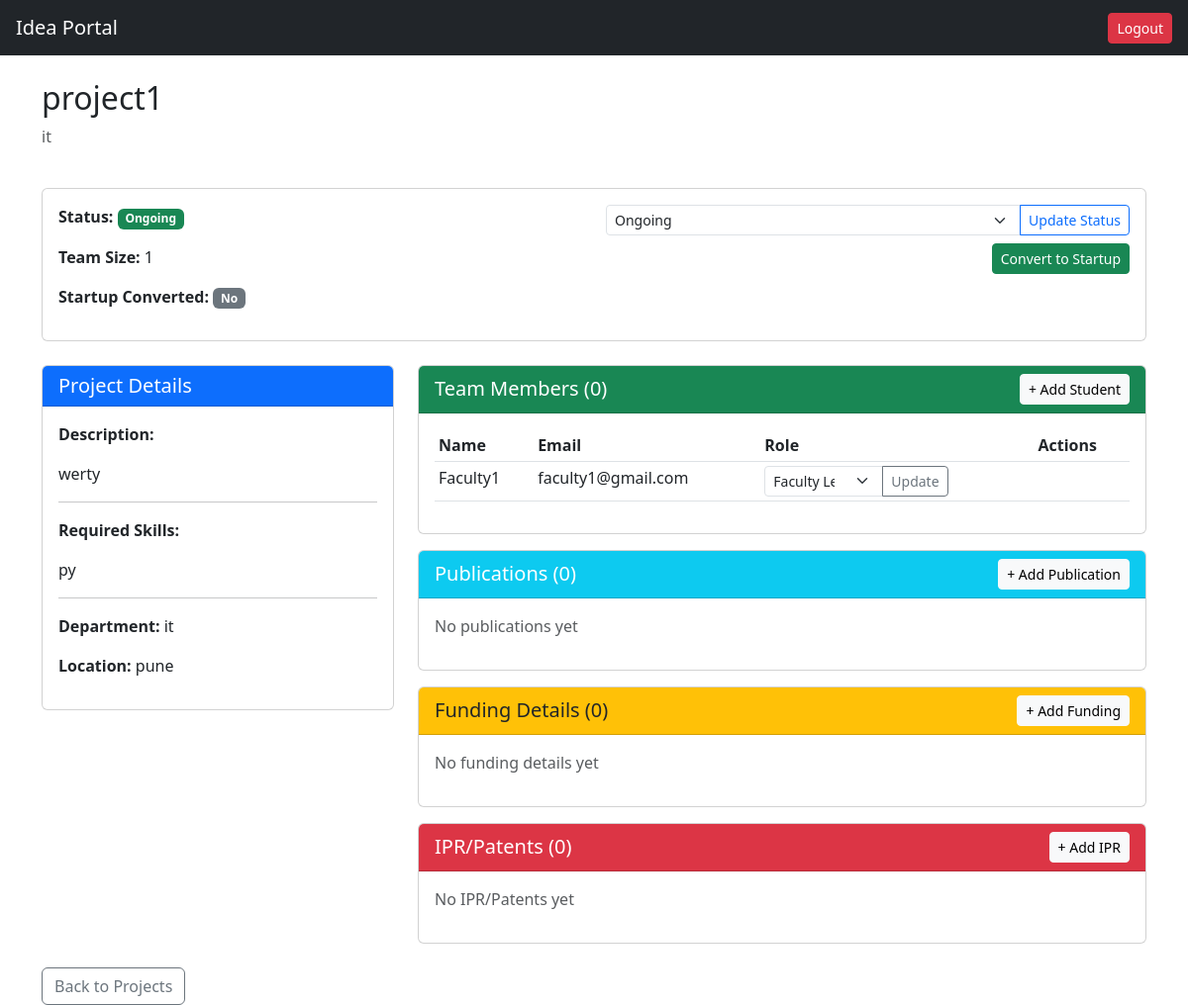
Page /faculty/project/1 (signed in) on the committed database.
### database/models.py (models this page shows, shortened)
class ResearchProject(db.Model):
    __tablename__ = 'research_project'
    project_id = db.Column(db.Integer, primary_key=True)
    faculty_id = db.Column(db.Integer, db.ForeignKey('person.person_id'))
    project_title = db.Column(db.String(200), nullable=False)
    project_description = db.Column(db.Text)
    domain = db.Column(db.String(100))
    department = db.Column(db.String(100))
    required_skills = db.Column(db.Text)  # Comma-separated skills
    team_size = db.Column(db.Integer)
    start_date = db.Column(db.Date)
    end_date = db.Column(db.Date)
    project_status = db.Column(db.String(50), default='Proposed')  # Proposed / Ongoing / Completed / On Hold
    iic_registration_status = db.Column(db.String(50))
    project_level = db.Column(db.String(50))
    program_location = db.Column(db.String(100))
    is_approved = db.Column(db.Boolean, default=False)
    is_startup_converted = db.Column(db.Boolean, default=False)  # Track if converted to startup

class ProjectPerson(db.Model):
    __tablename__ = 'project_person'
    project_id = db.Column(db.Integer, db.ForeignKey('research_project.project_id'), primary_key=True)
    person_id = db.Column(db.Integer, db.ForeignKey('person.person_id'), primary_key=True)
    role = db.Column(db.String(50))  # Student / Faculty / Mentor

class Person(db.Model):
    __tablename__ = 'person'
    person_id = db.Column(db.Integer, primary_key=True)
    name = db.Column(db.String(100), nullable=False)
    email = db.Column(db.String(100), unique=True, nullable=False)
    password = db.Column(db.String(200), nullable=False)
    type = db.Column(db.String(20), nullable=False)  # Student / Faculty / Admin
    department = db.Column(db.String(100))
    is_approved = db.Column(db.Boolean, default=False)

### faculty/routes.py (the view)
@faculty_bp.route('/project/<int:project_id>')
@login_required
@role_required('Faculty')
def view_project(project_id):
    project = ResearchProject.query.get(project_id)
    if not project or project.faculty_id != session['user_id']:
        return "Unauthorized or Project not found", 404
    team_members = db.session.query(
        ProjectPerson, Person
    ).filter(
        ProjectPerson.project_id == project_id,
        ProjectPerson.person_id == Person.person_id
    ).all()
    students = Person.query.join(
        ProjectPerson, Person.person_id == ProjectPerson.person_id
    ).filter(
        ProjectPerson.project_id == project_id,
        Person.type == 'Student'
    ).all()
    publications = Publication.query.filter_by(project_id=project_id).all()
    fundings = db.session.query(
        ProjectFunding, Funder
    ).filter(
        ProjectFunding.project_id == project_id,
        ProjectFunding.fund_id == Funder.fund_id
    ).all()
    iprs = IPR.query.join(
        Publication, IPR.publication_id == Publication.publication_id
    ).filter(
        Publication.project_id == project_id
    ).all()
    return render_template('faculty/project_details.html',
                         project=project,
                         team_members=team_members,
                         students=students,
                         publications=publications,
                         fundings=fundings,
                         iprs=iprs)

### templates/faculty/project_details.html (shortened to what this page needs)
{% extends "base.html" %}
{% block content %}
<div class="row mb-4">
    <div class="col-md-12">
        <h2>{{ project.project_title }}</h2>
        <p class="text-muted">{{ project.domain }}</p>
    </div>
</div>
<div class="row mb-4">
    <div class="col-md-12">
        <div class="card">
            <div class="card-body">
                <div class="row">
                    <div class="col-md-6">
                        <p><strong>Status:</strong>
                            {% if project.project_status == 'Ongoing' %}
                                <span class="badge bg-success">{{ project.project_status }}</span>
                            {% elif project.project_status == 'Completed' %}
                                <span class="badge bg-info">{{ project.project_status }}</span>
                            {% else %}
                                <span class="badge bg-warning">{{ project.project_status }}</span>
                            {% endif %}
                        </p>
                        <p><strong>Team Size:</strong> {{ project.team_size }}</p>
                        <p><strong>Startup Converted:</strong>
                            {% if project.is_startup_converted %}
                                <span class="badge bg-success">Yes</span>
                            {% else %}
                                <span class="badge bg-secondary">No</span>
                            {% endif %}
                        </p>
                    </div>
                    <div class="col-md-6 text-end">
                        <form method="POST" action="/faculty/project/{{ project.project_id }}/update-status" class="mb-2">
                            <div class="input-group">
                                <select class="form-select form-select-sm" name="project_status">
                                    <option value="Ongoing" {% if project.project_status == 'Ongoing' %}selected{% endif %}>Ongoing</option>
                                </select>
                                <button class="btn btn-outline-primary btn-sm" type="submit">Update Status</button>
                            </div>
                        </form>
                        {% if not project.is_startup_converted %}
                        <a href="/faculty/project/{{ project.project_id }}/convert-startup" class="btn btn-success btn-sm">Convert to Startup</a>
                        {% endif %}
                    </div>
                </div>
            </div>
        </div>
    </div>
</div>
<div class="row mb-4">
    <div class="col-md-4">
        <div class="card">
            <div class="card-header bg-primary text-white">
                <h5 class="mb-0">Project Details</h5>
            </div>
            <div class="card-body">
                <p><strong>Description:</strong></p>
                <p>{{ project.project_description }}</p>
                <hr>
                <p><strong>Required Skills:</strong></p>
                <p>{{ project.required_skills or 'N/A' }}</p>
                <hr>
                <p><strong>Department:</strong> {{ project.department or 'N/A' }}</p>
                <p><strong>Location:</strong> {{ project.program_location or 'N/A' }}</p>
            </div>
        </div>
    </div>
    <div class="col-md-8">
        <div class="card mb-3">
            <div class="card-header bg-success text-white d-flex justify-content-between align-items-center">
                <h5 class="mb-0">Team Members ({{ students|length }})</h5>
                <button class="btn btn-light btn-sm" data-bs-toggle="modal" data-bs-target="#addStudentModal">+ Add Student</button>
            </div>
            <div class="card-body">
                {% if team_members %}
                <div class="table-responsive">
                    <table class="table table-sm">
                        <thead>
                            <tr>
                                <th>Name</th>
                                <th>Email</th>
                                <th>Role</th>
                                <th>Actions</th>
                            </tr>
                        </thead>
                        <tbody>
                            {% for member, person in team_members %}
                            <tr>
                                <td>{{ person.name }}</td>
                                <td>{{ person.email }}</td>
                                <td>
                                    <form method="POST" action="/faculty/project/{{ project.project_id }}/assign-role/{{ person.person_id }}" class="d-inline">
                                        <div class="input-group input-group-sm">
                                            <select class="form-select" name="role" style="max-width: 120px;">
                                                <option value="Faculty Lead" {% if member.role == 'Faculty Lead' %}selected{% endif %}>Faculty Lead</option>
                                            </select>
                                            <button class="btn btn-outline-secondary btn-sm" type="submit">Update</button>
                                        </div>
                                    </form>
                                </td>
                                <td>
                                </td>
                            </tr>
                            {% endfor %}
                        </tbody>
                    </table>
                </div>
                {% else %}
                <p class="text-muted">No team members yet</p>
                {% endif %}
            </div>
        </div>
        <div class="card mb-3">
            <div class="card-header bg-info text-white d-flex justify-content-between align-items-center">
                <h5 class="mb-0">Publications ({{ publications|length }})</h5>
                <a href="/faculty/project/{{ project.project_id }}/publication/add" class="btn btn-light btn-sm">+ Add Publication</a>
            </div>
            <div class="card-body">
                {% if publications %}
                <div class="list-group">
                    {% for pub in publications %}
                    <div class="list-group-item">
                        <div class="d-flex w-100 justify-content-between">
                            <h6 class="mb-1">{{ pub.title }}</h6>
                            <small class="badge bg-primary">{{ pub.publication_type }}</small>
                        </div>
                        <p class="mb-1 small">{{ pub.venue }} ({{ pub.year_of_publication }})</p>
                        <p class="mb-0 small text-muted">Status: {{ pub.status }}</p>
                    </div>
                    {% endfor %}
                </div>
                {% else %}
                <p class="text-muted">No publications yet</p>
                {% endif %}
            </div>
        </div>
        <div class="card mb-3">
            <div class="card-header bg-warning text-dark d-flex justify-content-between align-items-center">
                <h5 class="mb-0">Funding Details ({{ fundings|length }})</h5>
                <a href="/faculty/project/{{ project.project_id }}/funding/add" class="btn btn-light btn-sm">+ Add Funding</a>
            </div>
            <div class="card-body">
                {% if fundings %}
                <div class="table-responsive">
                    <table class="table table-sm">
                        <thead>
                            <tr>
                                <th>Funding Agency</th>
                                <th>Type</th>
                                <th>Sanctioned Amount</th>
                                <th>Date</th>
                            </tr>
                        </thead>
                        <tbody>
                            {% for funding, funder in fundings %}
                            <tr>
                                <td>{{ funder.funding_agency }}</td>
                                <td>{{ funder.funding_type }}</td>
                                <td>₹{{ funding.sanctioned_amount|default('0') }}</td>
                                <td>{{ funding.sanctioned_date|default('N/A') }}</td>
                            </tr>
                            {% endfor %}
                        </tbody>
                    </table>
                </div>
                {% else %}
                <p class="text-muted">No funding details yet</p>
                {% endif %}
            </div>
        </div>
        <div class="card">
            <div class="card-header bg-danger text-white d-flex justify-content-between align-items-center">
                <h5 class="mb-0">IPR/Patents ({{ iprs|length }})</h5>
                <a href="/faculty/project/{{ project.project_id }}/ipr/add" class="btn btn-light btn-sm">+ Add IPR</a>
            </div>
            <div class="card-body">
                {% if iprs %}
                <div class="list-group">
                    {% for ipr in iprs %}
                    <div class="list-group-item">
                        <div class="d-flex w-100 justify-content-between">
                            <h6 class="mb-1">{{ ipr.innovation_title }}</h6>
                            <small class="badge bg-danger">{{ ipr.ipr_type }}</small>
                        </div>
                        <p class="mb-1 small">App #: {{ ipr.application_number }} | Status: {{ ipr.grant_status }}</p>
                    </div>
                    {% endfor %}
                </div>
                {% else %}
                <p class="text-muted">No IPR/Patents yet</p>
                {% endif %}
            </div>
        </div>
    </div>
</div>
<div class="row mt-4">
    <div class="col-md-12">
        <a href="/faculty/projects" class="btn btn-outline-secondary">Back to Projects</a>
    </div>
</div>
{% endblock %}

### rows in the picture
ResearchProject: project_title "project1", domain "it", project_status "Ongoing", team_size "1", project_description "werty", required_skills "py", department "it", program_location "pune"
ProjectPerson: name "Faculty1", email "faculty1@gmail.com", role "Faculty Lead"

### other values in the picture
{{ students|length }} "0"
{{ publications|length }} "0"
{{ fundings|length }} "0"
{{ iprs|length }} "0"
